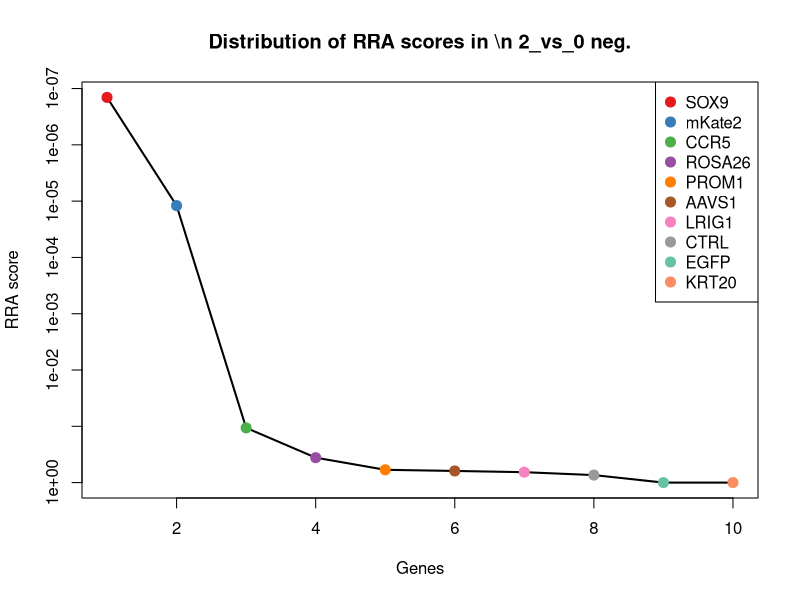
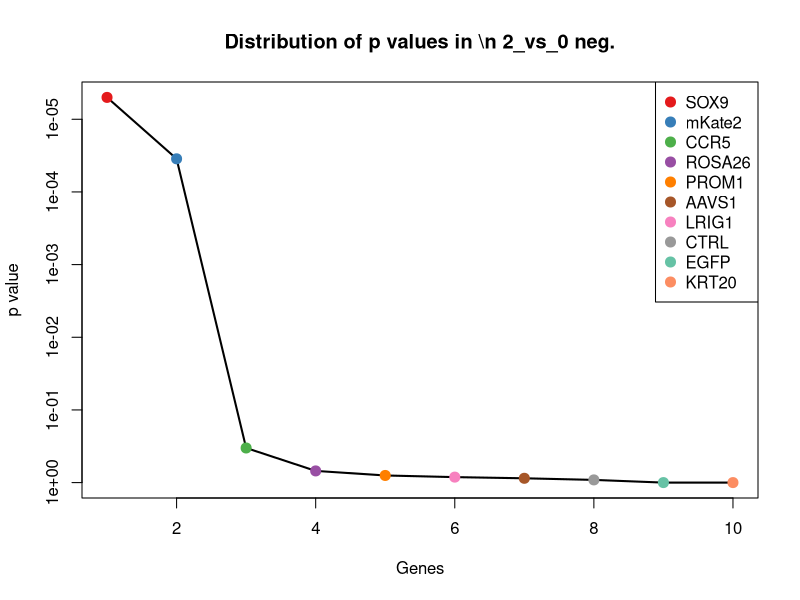
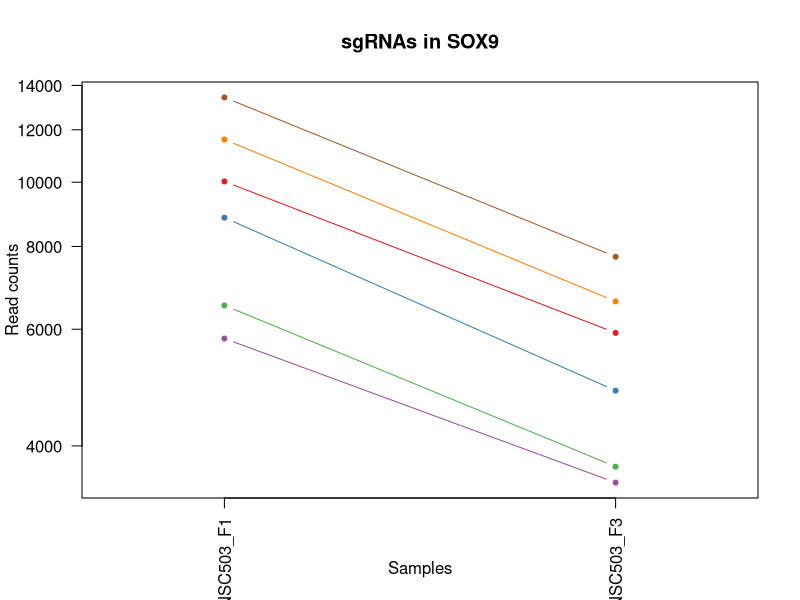
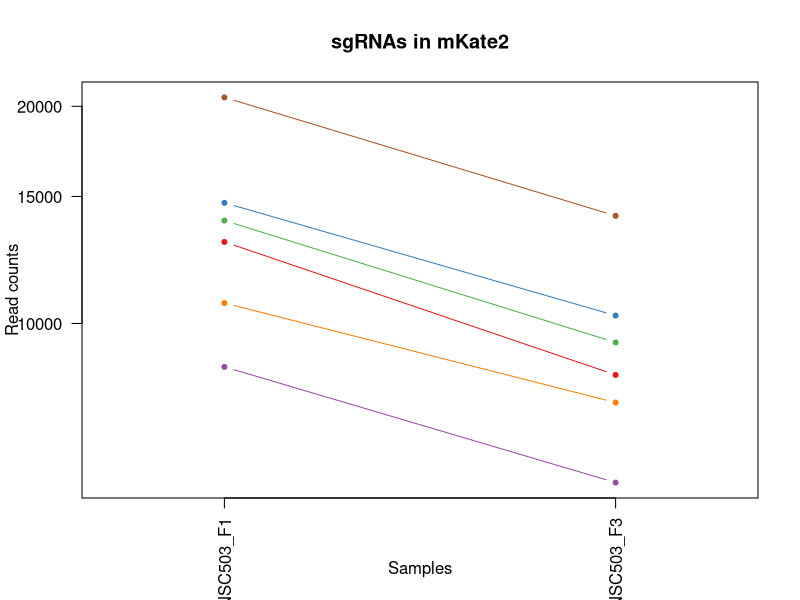
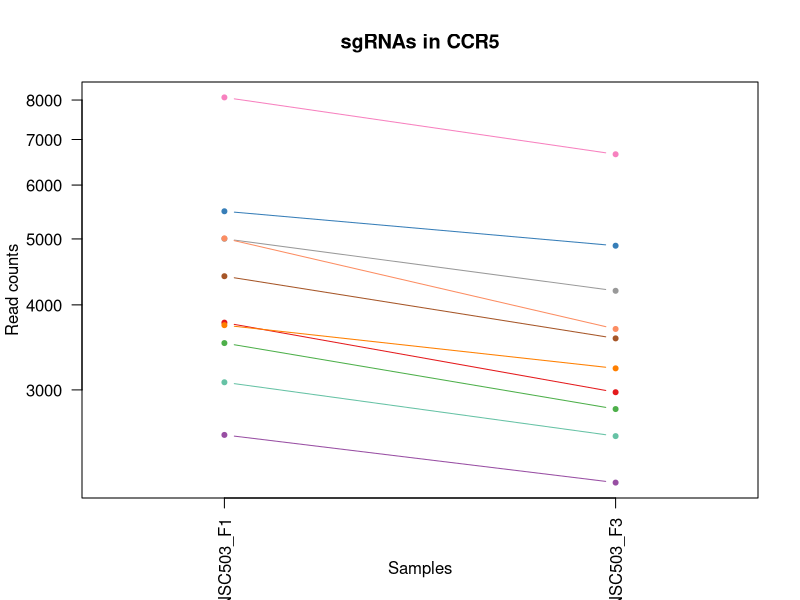
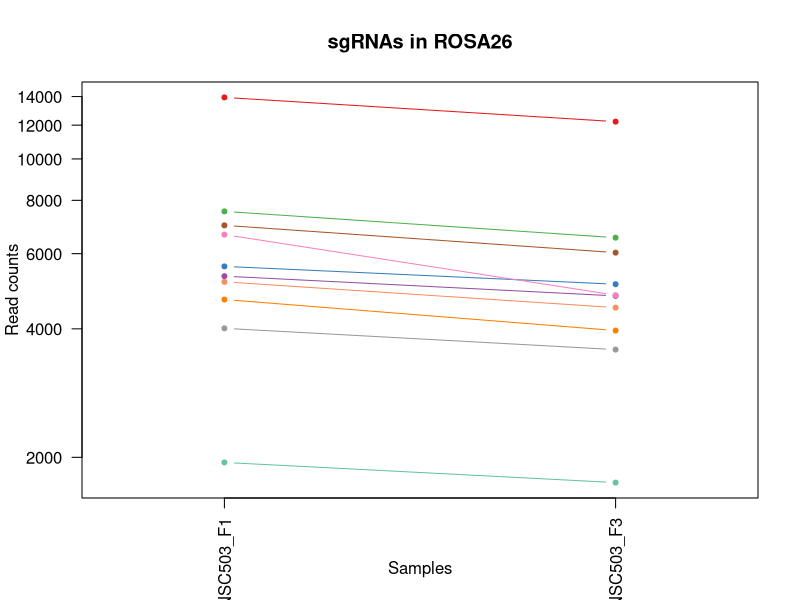
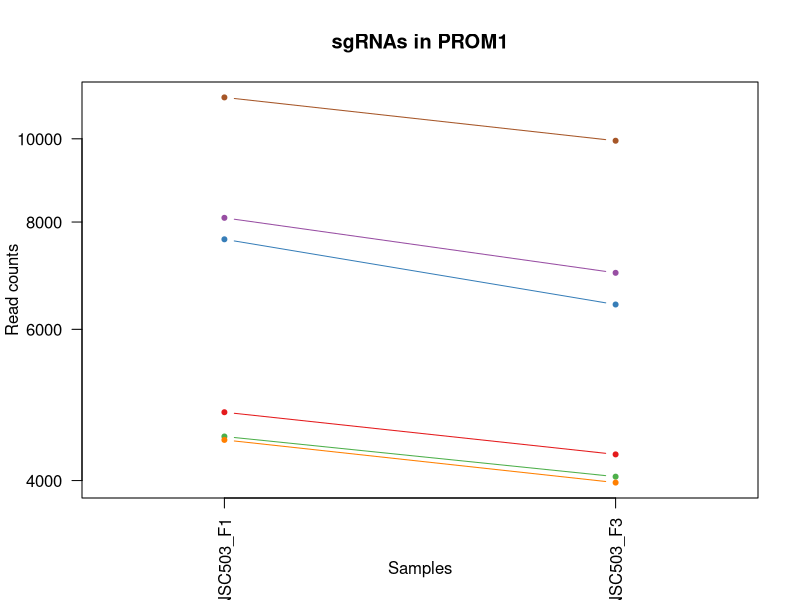
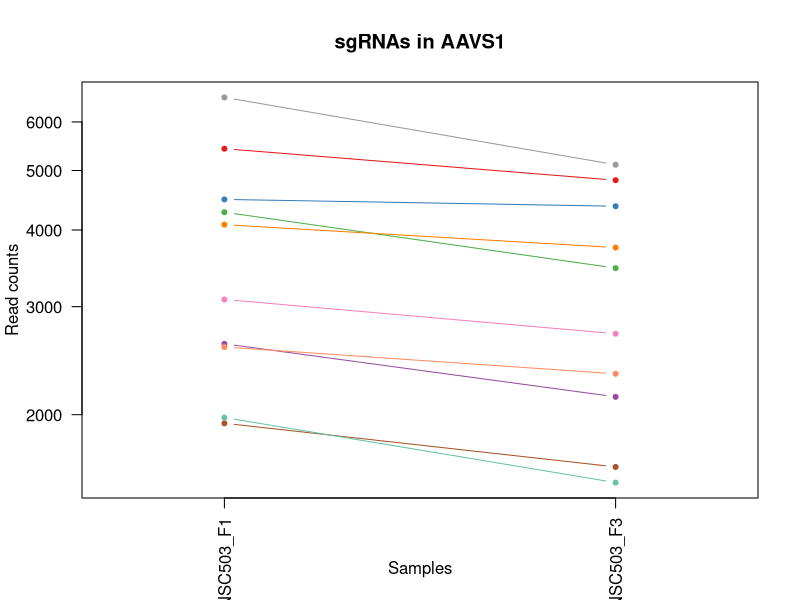

These figures' R source, in order: (Note: this script raises an error after producing the figures.)
pdf(file='S3A_c0_t2.pdf',width=4.5,height=4.5);
gstable=read.table('S3A_c0_t2.gene_summary.txt',header=T)
# 
#
# parameters
# Do not modify the variables beginning with "__"

# gstablename='__GENE_SUMMARY_FILE__'
startindex=3
# outputfile='__OUTPUT_FILE__'
targetgenelist=c("SOX9","mKate2","CCR5","ROSA26","PROM1","AAVS1","LRIG1","CTRL","EGFP","KRT20")
# samplelabel=sub('.\\w+.\\w+$','',colnames(gstable)[startindex]);
samplelabel='2_vs_0 neg.'


# You need to write some codes in front of this code:
# gstable=read.table(gstablename,header=T)
# pdf(file=outputfile,width=6,height=6)


# set up color using RColorBrewer
#library(RColorBrewer)
#colors <- brewer.pal(length(targetgenelist), "Set1")

colors=c( "#E41A1C", "#377EB8", "#4DAF4A", "#984EA3", "#FF7F00",  "#A65628", "#F781BF",
          "#999999", "#66C2A5", "#FC8D62", "#8DA0CB", "#E78AC3", "#A6D854", "#FFD92F", "#E5C494", "#B3B3B3", 
          "#8DD3C7", "#FFFFB3", "#BEBADA", "#FB8072", "#80B1D3", "#FDB462", "#B3DE69", "#FCCDE5",
          "#D9D9D9", "#BC80BD", "#CCEBC5", "#FFED6F")

######
# function definition

plotrankedvalues<-function(val, tglist, ...){
  
  plot(val,log='y',ylim=c(max(val),min(val)),type='l',lwd=2, ...)
  if(length(tglist)>0){
    for(i in 1:length(tglist)){
      targetgene=tglist[i];
      tx=which(names(val)==targetgene);ty=val[targetgene];
      points(tx,ty,col=colors[(i %% length(colors)) ],cex=2,pch=20)
      # text(tx+50,ty,targetgene,col=colors[i])
    }
    legend('topright',tglist,pch=20,pt.cex = 2,cex=1,col=colors)
  }
}



plotrandvalues<-function(val,targetgenelist, ...){
  # choose the one with the best distance distribution
  
  mindiffvalue=0;
  randval=val;
  for(i in 1:20){
    randval0=sample(val)
    vindex=sort(which(names(randval0) %in% targetgenelist))
    if(max(vindex)>0.9*length(val)){
      # print('pass...')
      next;
    }
    mindiffind=min(diff(vindex));
    if (mindiffind > mindiffvalue){
      mindiffvalue=mindiffind;
      randval=randval0;
      # print(paste('Diff: ',mindiffvalue))
    }
  }
  plot(randval,log='y',ylim=c(max(randval),min(randval)),pch=20,col='grey', ...)
  
  if(length(targetgenelist)>0){
    for(i in 1:length(targetgenelist)){
      targetgene=targetgenelist[i];
      tx=which(names(randval)==targetgene);ty=randval[targetgene];
      points(tx,ty,col=colors[(i %% length(colors)) ],cex=2,pch=20)
      text(tx+50,ty,targetgene,col=colors[i])
    }
  }
  
}




# set.seed(1235)



pvec=gstable[,startindex]
names(pvec)=gstable[,'id']
pvec=sort(pvec);

plotrankedvalues(pvec,targetgenelist,xlab='Genes',ylab='RRA score',main=paste('Distribution of RRA scores in \\n',samplelabel))

# plotrandvalues(pvec,targetgenelist,xlab='Genes',ylab='RRA score',main=paste('Distribution of RRA scores in \\n',samplelabel))


pvec=gstable[,startindex+1]
names(pvec)=gstable[,'id']
pvec=sort(pvec);

plotrankedvalues(pvec,targetgenelist,xlab='Genes',ylab='p value',main=paste('Distribution of p values in \\n',samplelabel))

# plotrandvalues(pvec,targetgenelist,xlab='Genes',ylab='p value',main=paste('Distribution of p values in \\n',samplelabel))



# you need to write after this code:
# dev.off()






# parameters
# Do not modify the variables beginning with "__"
targetmat=list(c(10025.905243414298,5922.9273501698135),c(8839.735560701638,4846.3626680383795),c(6516.173266341137,3720.614827840026),c(5807.797166104324,3520.238998678507),c(11600.07435505166,6607.848366212825),c(13426.99738038854,7717.201820388872))
targetgene="SOX9"
collabel=c("S17_MNSC503_F1","S19_MNSC503_F3")

# set up color using RColorBrewer
#library(RColorBrewer)
#colors <- brewer.pal(length(targetgenelist), "Set1")

colors=c( "#E41A1C", "#377EB8", "#4DAF4A", "#984EA3", "#FF7F00",  "#A65628", "#F781BF",
          "#999999", "#66C2A5", "#FC8D62", "#8DA0CB", "#E78AC3", "#A6D854", "#FFD92F", "#E5C494", "#B3B3B3", 
          "#8DD3C7", "#FFFFB3", "#BEBADA", "#FB8072", "#80B1D3", "#FDB462", "#B3DE69", "#FCCDE5",
          "#D9D9D9", "#BC80BD", "#CCEBC5", "#FFED6F")


## code

targetmatvec=unlist(targetmat)+1
yrange=range(targetmatvec[targetmatvec>0]);
# yrange[1]=1; # set the minimum value to 1
for(i in 1:length(targetmat)){
  vali=targetmat[[i]]+1;
  if(i==1){
    plot(1:length(vali),vali,type='b',las=1,pch=20,main=paste('sgRNAs in',targetgene),ylab='Read counts',xlab='Samples',xlim=c(0.7,length(vali)+0.3),ylim = yrange,col=colors[(i %% length(colors))],xaxt='n',log='y')
    axis(1,at=1:length(vali),labels=(collabel),las=2)
    # lines(0:100,rep(1,101),col='black');
  }else{
    lines(1:length(vali),vali,type='b',pch=20,col=colors[(i %% length(colors))])
  }
}




# parameters
# Do not modify the variables beginning with "__"
targetmat=list(c(12971.375193851249,8485.005565766874),c(14695.201228073853,10253.777657729011),c(13887.053846113546,9411.28837602717),c(8704.490045476456,6016.739670186344),c(10672.201435023158,7768.206576902713),c(20575.05543097848,14098.261179959796))
targetgene="mKate2"
collabel=c("S17_MNSC503_F1","S19_MNSC503_F3")

# set up color using RColorBrewer
#library(RColorBrewer)
#colors <- brewer.pal(length(targetgenelist), "Set1")

colors=c( "#E41A1C", "#377EB8", "#4DAF4A", "#984EA3", "#FF7F00",  "#A65628", "#F781BF",
          "#999999", "#66C2A5", "#FC8D62", "#8DA0CB", "#E78AC3", "#A6D854", "#FFD92F", "#E5C494", "#B3B3B3", 
          "#8DD3C7", "#FFFFB3", "#BEBADA", "#FB8072", "#80B1D3", "#FDB462", "#B3DE69", "#FCCDE5",
          "#D9D9D9", "#BC80BD", "#CCEBC5", "#FFED6F")


## code

targetmatvec=unlist(targetmat)+1
yrange=range(targetmatvec[targetmatvec>0]);
# yrange[1]=1; # set the minimum value to 1
for(i in 1:length(targetmat)){
  vali=targetmat[[i]]+1;
  if(i==1){
    plot(1:length(vali),vali,type='b',las=1,pch=20,main=paste('sgRNAs in',targetgene),ylab='Read counts',xlab='Samples',xlim=c(0.7,length(vali)+0.3),ylim = yrange,col=colors[(i %% length(colors))],xaxt='n',log='y')
    axis(1,at=1:length(vali),labels=(collabel),las=2)
    # lines(0:100,rep(1,101),col='black');
  }else{
    lines(1:length(vali),vali,type='b',pch=20,col=colors[(i %% length(colors))])
  }
}




# parameters
# Do not modify the variables beginning with "__"
targetmat=list(c(3765.811600163464,2975.5810630485594),c(5489.637634386068,4885.527034647222),c(3514.1662562608717,2810.726403602037),c(2575.207638263093,2191.38293164825),c(3733.66307605256,3226.0508495004583),c(4406.564942787686,3570.332955968887),c(8070.3881216337995,6657.9423235032045),c(5001.866923737872,4194.230424039981),c(3077.38975627135,2564.810613267445),c(5008.518342519438,3686.004457348491))
targetgene="CCR5"
collabel=c("S17_MNSC503_F1","S19_MNSC503_F3")

# set up color using RColorBrewer
#library(RColorBrewer)
#colors <- brewer.pal(length(targetgenelist), "Set1")

colors=c( "#E41A1C", "#377EB8", "#4DAF4A", "#984EA3", "#FF7F00",  "#A65628", "#F781BF",
          "#999999", "#66C2A5", "#FC8D62", "#8DA0CB", "#E78AC3", "#A6D854", "#FFD92F", "#E5C494", "#B3B3B3", 
          "#8DD3C7", "#FFFFB3", "#BEBADA", "#FB8072", "#80B1D3", "#FDB462", "#B3DE69", "#FCCDE5",
          "#D9D9D9", "#BC80BD", "#CCEBC5", "#FFED6F")


## code

targetmatvec=unlist(targetmat)+1
yrange=range(targetmatvec[targetmatvec>0]);
# yrange[1]=1; # set the minimum value to 1
for(i in 1:length(targetmat)){
  vali=targetmat[[i]]+1;
  if(i==1){
    plot(1:length(vali),vali,type='b',las=1,pch=20,main=paste('sgRNAs in',targetgene),ylab='Read counts',xlab='Samples',xlim=c(0.7,length(vali)+0.3),ylim = yrange,col=colors[(i %% length(colors))],xaxt='n',log='y')
    axis(1,at=1:length(vali),labels=(collabel),las=2)
    # lines(0:100,rep(1,101),col='black');
  }else{
    lines(1:length(vali),vali,type='b',pch=20,col=colors[(i %% length(colors))])
  }
}




# parameters
# Do not modify the variables beginning with "__"
targetmat=list(c(13935.830917178364,12229.3011734169),c(5600.49461407884,5086.813663032202),c(7534.948909717711,6538.627625229755),c(5313.375036674561,4776.2311278318475),c(4683.707392019616,3961.0658228338493),c(6988.4239998323455,6032.223256985188),c(6648.093072175535,4794.447112301076),c(4009.6969554875623,3574.886952086194),c(1944.4314238112204,1744.1805129286781),c(5152.632416120041,4482.95377787726))
targetgene="ROSA26"
collabel=c("S17_MNSC503_F1","S19_MNSC503_F3")

# set up color using RColorBrewer
#library(RColorBrewer)
#colors <- brewer.pal(length(targetgenelist), "Set1")

colors=c( "#E41A1C", "#377EB8", "#4DAF4A", "#984EA3", "#FF7F00",  "#A65628", "#F781BF",
          "#999999", "#66C2A5", "#FC8D62", "#8DA0CB", "#E78AC3", "#A6D854", "#FFD92F", "#E5C494", "#B3B3B3", 
          "#8DD3C7", "#FFFFB3", "#BEBADA", "#FB8072", "#80B1D3", "#FDB462", "#B3DE69", "#FCCDE5",
          "#D9D9D9", "#BC80BD", "#CCEBC5", "#FFED6F")


## code

targetmatvec=unlist(targetmat)+1
yrange=range(targetmatvec[targetmatvec>0]);
# yrange[1]=1; # set the minimum value to 1
for(i in 1:length(targetmat)){
  vali=targetmat[[i]]+1;
  if(i==1){
    plot(1:length(vali),vali,type='b',las=1,pch=20,main=paste('sgRNAs in',targetgene),ylab='Read counts',xlab='Samples',xlim=c(0.7,length(vali)+0.3),ylim = yrange,col=colors[(i %% length(colors))],xaxt='n',log='y')
    axis(1,at=1:length(vali),labels=(collabel),las=2)
    # lines(0:100,rep(1,101),col='black');
  }else{
    lines(1:length(vali),vali,type='b',pch=20,col=colors[(i %% length(colors))])
  }
}




# parameters
# Do not modify the variables beginning with "__"
targetmat=list(c(4803.43293008781,4289.864342503432),c(7636.937331035061,6412.026533168613),c(4500.793375526542,4041.216154498457),c(8089.233808181571,6980.365248608558),c(4459.776293040217,3977.460208856155),c(11172.166413437559,9946.838319422503))
targetgene="PROM1"
collabel=c("S17_MNSC503_F1","S19_MNSC503_F3")

# set up color using RColorBrewer
#library(RColorBrewer)
#colors <- brewer.pal(length(targetgenelist), "Set1")

colors=c( "#E41A1C", "#377EB8", "#4DAF4A", "#984EA3", "#FF7F00",  "#A65628", "#F781BF",
          "#999999", "#66C2A5", "#FC8D62", "#8DA0CB", "#E78AC3", "#A6D854", "#FFD92F", "#E5C494", "#B3B3B3", 
          "#8DD3C7", "#FFFFB3", "#BEBADA", "#FB8072", "#80B1D3", "#FDB462", "#B3DE69", "#FCCDE5",
          "#D9D9D9", "#BC80BD", "#CCEBC5", "#FFED6F")


## code

targetmatvec=unlist(targetmat)+1
yrange=range(targetmatvec[targetmatvec>0]);
# yrange[1]=1; # set the minimum value to 1
for(i in 1:length(targetmat)){
  vali=targetmat[[i]]+1;
  if(i==1){
    plot(1:length(vali),vali,type='b',las=1,pch=20,main=paste('sgRNAs in',targetgene),ylab='Read counts',xlab='Samples',xlim=c(0.7,length(vali)+0.3),ylim = yrange,col=colors[(i %% length(colors))],xaxt='n',log='y')
    axis(1,at=1:length(vali),labels=(collabel),las=2)
    # lines(0:100,rep(1,101),col='black');
  }else{
    lines(1:length(vali),vali,type='b',pch=20,col=colors[(i %% length(colors))])
  }
}




# parameters
# Do not modify the variables beginning with "__"
targetmat=list(c(5425.3405861642605,4819.949490557997),c(4485.273398369554,4371.8362726149635),c(4274.645136953287,3465.59104527082),c(2608.4647321709244,2137.645777464025),c(4079.5368526940088,3743.3848084265624),c(1935.5628654357986,1643.0817991244571),c(3080.7154656621333,2708.7168905743542),c(6577.144605172161,5108.672844395277),c(1977.688517719052,1549.2694791079277),c(2577.4247778569484,2330.7352128378525))
targetgene="AAVS1"
collabel=c("S17_MNSC503_F1","S19_MNSC503_F3")

# set up color using RColorBrewer
#library(RColorBrewer)
#colors <- brewer.pal(length(targetgenelist), "Set1")

colors=c( "#E41A1C", "#377EB8", "#4DAF4A", "#984EA3", "#FF7F00",  "#A65628", "#F781BF",
          "#999999", "#66C2A5", "#FC8D62", "#8DA0CB", "#E78AC3", "#A6D854", "#FFD92F", "#E5C494", "#B3B3B3", 
          "#8DD3C7", "#FFFFB3", "#BEBADA", "#FB8072", "#80B1D3", "#FDB462", "#B3DE69", "#FCCDE5",
          "#D9D9D9", "#BC80BD", "#CCEBC5", "#FFED6F")


## code

targetmatvec=unlist(targetmat)+1
yrange=range(targetmatvec[targetmatvec>0]);
# yrange[1]=1; # set the minimum value to 1
for(i in 1:length(targetmat)){
  vali=targetmat[[i]]+1;
  if(i==1){
    plot(1:length(vali),vali,type='b',las=1,pch=20,main=paste('sgRNAs in',targetgene),ylab='Read counts',xlab='Samples',xlim=c(0.7,length(vali)+0.3),ylim = yrange,col=colors[(i %% length(colors))],xaxt='n',log='y')
    axis(1,at=1:length(vali),labels=(collabel),las=2)
    # lines(0:100,rep(1,101),col='black');
  }else{
    lines(1:length(vali),vali,type='b',pch=20,col=colors[(i %% length(colors))])
  }
}




# parameters
# Do not modify the variables beginning with "__"
targetmat=list(c(6007.339729551313,4997.55533913298),c(3304.6465646415327,2925.4871057581795),c(3567.377606513402,3221.496853383151),c(6026.185416099084,5577.734444477924),c(10084.659442651466,8362.958469823041),c(3442.10921946057,3107.64695045047))
targetgene="LRIG1"
collabel=c("S17_MNSC503_F1","S19_MNSC503_F3")

# set up color using RColorBrewer
#library(RColorBrewer)
#colors <- brewer.pal(length(targetgenelist), "Set1")

colors=c( "#E41A1C", "#377EB8", "#4DAF4A", "#984EA3", "#FF7F00",  "#A65628", "#F781BF",
          "#999999", "#66C2A5", "#FC8D62", "#8DA0CB", "#E78AC3", "#A6D854", "#FFD92F", "#E5C494", "#B3B3B3", 
          "#8DD3C7", "#FFFFB3", "#BEBADA", "#FB8072", "#80B1D3", "#FDB462", "#B3DE69", "#FCCDE5",
          "#D9D9D9", "#BC80BD", "#CCEBC5", "#FFED6F")


## code

targetmatvec=unlist(targetmat)+1
yrange=range(targetmatvec[targetmatvec>0]);
# yrange[1]=1; # set the minimum value to 1
for(i in 1:length(targetmat)){
  vali=targetmat[[i]]+1;
  if(i==1){
    plot(1:length(vali),vali,type='b',las=1,pch=20,main=paste('sgRNAs in',targetgene),ylab='Read counts',xlab='Samples',xlim=c(0.7,length(vali)+0.3),ylim = yrange,col=colors[(i %% length(colors))],xaxt='n',log='y')
    axis(1,at=1:length(vali),labels=(collabel),las=2)
    # lines(0:100,rep(1,101),col='black');
  }else{
    lines(1:length(vali),vali,type='b',pch=20,col=colors[(i %% length(colors))])
  }
}




# parameters
# Do not modify the variables beginning with "__"
targetmat=list(c(3977.5484313766583,3538.454983147736),c(4238.062333654672,3484.7178289635103),c(12678.71276746233,11456.032632698127),c(2119.5854517258003,1896.2839832467403),c(4925.375607749858,4005.6949847834603),c(8561.48454167278,7798.262951276941),c(5383.214933881007,4401.892646989191),c(4566.1989935452775,4208.803211615364),c(4607.216076031603,4077.648123436915),c(7261.132169876564,6492.176864833221))
targetgene="CTRL"
collabel=c("S17_MNSC503_F1","S19_MNSC503_F3")

# set up color using RColorBrewer
#library(RColorBrewer)
#colors <- brewer.pal(length(targetgenelist), "Set1")

colors=c( "#E41A1C", "#377EB8", "#4DAF4A", "#984EA3", "#FF7F00",  "#A65628", "#F781BF",
          "#999999", "#66C2A5", "#FC8D62", "#8DA0CB", "#E78AC3", "#A6D854", "#FFD92F", "#E5C494", "#B3B3B3", 
          "#8DD3C7", "#FFFFB3", "#BEBADA", "#FB8072", "#80B1D3", "#FDB462", "#B3DE69", "#FCCDE5",
          "#D9D9D9", "#BC80BD", "#CCEBC5", "#FFED6F")


## code

targetmatvec=unlist(targetmat)+1
yrange=range(targetmatvec[targetmatvec>0]);
# yrange[1]=1; # set the minimum value to 1
for(i in 1:length(targetmat)){
  vali=targetmat[[i]]+1;
  if(i==1){
    plot(1:length(vali),vali,type='b',las=1,pch=20,main=paste('sgRNAs in',targetgene),ylab='Read counts',xlab='Samples',xlim=c(0.7,length(vali)+0.3),ylim = yrange,col=colors[(i %% length(colors))],xaxt='n',log='y')
    axis(1,at=1:length(vali),labels=(collabel),las=2)
    # lines(0:100,rep(1,101),col='black');
  }else{
    lines(1:length(vali),vali,type='b',pch=20,col=colors[(i %% length(colors))])
  }
}




# parameters
# Do not modify the variables beginning with "__"
targetmat=list(c(247.2110647148815,8857.522448162608),c(429.0165114110275,11462.408227262356),c(430.12508120795525,6619.688756117824),c(249.42820430873695,5848.241813845975),c(389.1079987216296,10321.176800265159),c(2648.3732448603223,9884.903972227125))
targetgene="EGFP"
collabel=c("S17_MNSC503_F1","S19_MNSC503_F3")

# set up color using RColorBrewer
#library(RColorBrewer)
#colors <- brewer.pal(length(targetgenelist), "Set1")

colors=c( "#E41A1C", "#377EB8", "#4DAF4A", "#984EA3", "#FF7F00",  "#A65628", "#F781BF",
          "#999999", "#66C2A5", "#FC8D62", "#8DA0CB", "#E78AC3", "#A6D854", "#FFD92F", "#E5C494", "#B3B3B3", 
          "#8DD3C7", "#FFFFB3", "#BEBADA", "#FB8072", "#80B1D3", "#FDB462", "#B3DE69", "#FCCDE5",
          "#D9D9D9", "#BC80BD", "#CCEBC5", "#FFED6F")


## code

targetmatvec=unlist(targetmat)+1
yrange=range(targetmatvec[targetmatvec>0]);
# yrange[1]=1; # set the minimum value to 1
for(i in 1:length(targetmat)){
  vali=targetmat[[i]]+1;
  if(i==1){
    plot(1:length(vali),vali,type='b',las=1,pch=20,main=paste('sgRNAs in',targetgene),ylab='Read counts',xlab='Samples',xlim=c(0.7,length(vali)+0.3),ylim = yrange,col=colors[(i %% length(colors))],xaxt='n',log='y')
    axis(1,at=1:length(vali),labels=(collabel),las=2)
    # lines(0:100,rep(1,101),col='black');
  }else{
    lines(1:length(vali),vali,type='b',pch=20,col=colors[(i %% length(colors))])
  }
}




# parameters
# Do not modify the variables beginning with "__"
targetmat=list(c(896.8329657145252,6811.86739226819),c(1459.986422553807,10218.256488014016),c(856.9244530251274,7594.243925221576),c(552.0677588700045,3408.2106941927486),c(1524.2834707756147,11019.759804660092),c(885.7472677452481,5703.424737315604))
targetgene="KRT20"
collabel=c("S17_MNSC503_F1","S19_MNSC503_F3")

# set up color using RColorBrewer
#library(RColorBrewer)
#colors <- brewer.pal(length(targetgenelist), "Set1")

colors=c( "#E41A1C", "#377EB8", "#4DAF4A", "#984EA3", "#FF7F00",  "#A65628", "#F781BF",
          "#999999", "#66C2A5", "#FC8D62", "#8DA0CB", "#E78AC3", "#A6D854", "#FFD92F", "#E5C494", "#B3B3B3", 
          "#8DD3C7", "#FFFFB3", "#BEBADA", "#FB8072", "#80B1D3", "#FDB462", "#B3DE69", "#FCCDE5",
          "#D9D9D9", "#BC80BD", "#CCEBC5", "#FFED6F")


## code

targetmatvec=unlist(targetmat)+1
yrange=range(targetmatvec[targetmatvec>0]);
# yrange[1]=1; # set the minimum value to 1
for(i in 1:length(targetmat)){
  vali=targetmat[[i]]+1;
  if(i==1){
    plot(1:length(vali),vali,type='b',las=1,pch=20,main=paste('sgRNAs in',targetgene),ylab='Read counts',xlab='Samples',xlim=c(0.7,length(vali)+0.3),ylim = yrange,col=colors[(i %% length(colors))],xaxt='n',log='y')
    axis(1,at=1:length(vali),labels=(collabel),las=2)
    # lines(0:100,rep(1,101),col='black');
  }else{
    lines(1:length(vali),vali,type='b',pch=20,col=colors[(i %% length(colors))])
  }
}



# 
#
# parameters
# Do not modify the variables beginning with "__"

# gstablename='__GENE_SUMMARY_FILE__'
startindex=9
# outputfile='__OUTPUT_FILE__'
targetgenelist=c("EGFP","KRT20","LRIG1","AAVS1","ROSA26","PROM1","CTRL","CCR5","mKate2","SOX9")
# samplelabel=sub('.\\w+.\\w+$','',colnames(gstable)[startindex]);
samplelabel='2_vs_0 pos.'


# You need to write some codes in front of this code:
# gstable=read.table(gstablename,header=T)
# pdf(file=outputfile,width=6,height=6)


# set up color using RColorBrewer
#library(RColorBrewer)
#colors <- brewer.pal(length(targetgenelist), "Set1")

colors=c( "#E41A1C", "#377EB8", "#4DAF4A", "#984EA3", "#FF7F00",  "#A65628", "#F781BF",
          "#999999", "#66C2A5", "#FC8D62", "#8DA0CB", "#E78AC3", "#A6D854", "#FFD92F", "#E5C494", "#B3B3B3", 
          "#8DD3C7", "#FFFFB3", "#BEBADA", "#FB8072", "#80B1D3", "#FDB462", "#B3DE69", "#FCCDE5",
          "#D9D9D9", "#BC80BD", "#CCEBC5", "#FFED6F")

######
# function definition

plotrankedvalues<-function(val, tglist, ...){
  
  plot(val,log='y',ylim=c(max(val),min(val)),type='l',lwd=2, ...)
  if(length(tglist)>0){
    for(i in 1:length(tglist)){
      targetgene=tglist[i];
      tx=which(names(val)==targetgene);ty=val[targetgene];
      points(tx,ty,col=colors[(i %% length(colors)) ],cex=2,pch=20)
      # text(tx+50,ty,targetgene,col=colors[i])
    }
    legend('topright',tglist,pch=20,pt.cex = 2,cex=1,col=colors)
  }
}



plotrandvalues<-function(val,targetgenelist, ...){
  # choose the one with the best distance distribution
  
  mindiffvalue=0;
  randval=val;
  for(i in 1:20){
    randval0=sample(val)
    vindex=sort(which(names(randval0) %in% targetgenelist))
    if(max(vindex)>0.9*length(val)){
      # print('pass...')
      next;
    }
    mindiffind=min(diff(vindex));
    if (mindiffind > mindiffvalue){
      mindiffvalue=mindiffind;
      randval=randval0;
      # print(paste('Diff: ',mindiffvalue))
    }
  }
  plot(randval,log='y',ylim=c(max(randval),min(randval)),pch=20,col='grey', ...)
  
  if(length(targetgenelist)>0){
    for(i in 1:length(targetgenelist)){
      targetgene=targetgenelist[i];
      tx=which(names(randval)==targetgene);ty=randval[targetgene];
      points(tx,ty,col=colors[(i %% length(colors)) ],cex=2,pch=20)
      text(tx+50,ty,targetgene,col=colors[i])
    }
  }
  
}




# set.seed(1235)



pvec=gstable[,startindex]
names(pvec)=gstable[,'id']
pvec=sort(pvec);

plotrankedvalues(pvec,targetgenelist,xlab='Genes',ylab='RRA score',main=paste('Distribution of RRA scores in \\n',samplelabel))

# plotrandvalues(pvec,targetgenelist,xlab='Genes',ylab='RRA score',main=paste('Distribution of RRA scores in \\n',samplelabel))


pvec=gstable[,startindex+1]
names(pvec)=gstable[,'id']
pvec=sort(pvec);

plotrankedvalues(pvec,targetgenelist,xlab='Genes',ylab='p value',main=paste('Distribution of p values in \\n',samplelabel))

# plotrandvalues(pvec,targetgenelist,xlab='Genes',ylab='p value',main=paste('Distribution of p values in \\n',samplelabel))



# you need to write after this code:
# dev.off()






# parameters
# Do not modify the variables beginning with "__"
targetmat=list(c(247.2110647148815,8857.522448162608),c(429.0165114110275,11462.408227262356),c(430.12508120795525,6619.688756117824),c(249.42820430873695,5848.241813845975),c(389.1079987216296,10321.176800265159),c(2648.3732448603223,9884.903972227125))
targetgene="EGFP"
collabel=c("S17_MNSC503_F1","S19_MNSC503_F3")

# set up color using RColorBrewer
#library(RColorBrewer)
#colors <- brewer.pal(length(targetgenelist), "Set1")

colors=c( "#E41A1C", "#377EB8", "#4DAF4A", "#984EA3", "#FF7F00",  "#A65628", "#F781BF",
          "#999999", "#66C2A5", "#FC8D62", "#8DA0CB", "#E78AC3", "#A6D854", "#FFD92F", "#E5C494", "#B3B3B3", 
          "#8DD3C7", "#FFFFB3", "#BEBADA", "#FB8072", "#80B1D3", "#FDB462", "#B3DE69", "#FCCDE5",
          "#D9D9D9", "#BC80BD", "#CCEBC5", "#FFED6F")


## code

targetmatvec=unlist(targetmat)+1
yrange=range(targetmatvec[targetmatvec>0]);
# yrange[1]=1; # set the minimum value to 1
for(i in 1:length(targetmat)){
  vali=targetmat[[i]]+1;
  if(i==1){
    plot(1:length(vali),vali,type='b',las=1,pch=20,main=paste('sgRNAs in',targetgene),ylab='Read counts',xlab='Samples',xlim=c(0.7,length(vali)+0.3),ylim = yrange,col=colors[(i %% length(colors))],xaxt='n',log='y')
    axis(1,at=1:length(vali),labels=(collabel),las=2)
    # lines(0:100,rep(1,101),col='black');
  }else{
    lines(1:length(vali),vali,type='b',pch=20,col=colors[(i %% length(colors))])
  }
}




# parameters
# Do not modify the variables beginning with "__"
targetmat=list(c(896.8329657145252,6811.86739226819),c(1459.986422553807,10218.256488014016),c(856.9244530251274,7594.243925221576),c(552.0677588700045,3408.2106941927486),c(1524.2834707756147,11019.759804660092),c(885.7472677452481,5703.424737315604))
targetgene="KRT20"
collabel=c("S17_MNSC503_F1","S19_MNSC503_F3")

# set up color using RColorBrewer
#library(RColorBrewer)
#colors <- brewer.pal(length(targetgenelist), "Set1")

colors=c( "#E41A1C", "#377EB8", "#4DAF4A", "#984EA3", "#FF7F00",  "#A65628", "#F781BF",
          "#999999", "#66C2A5", "#FC8D62", "#8DA0CB", "#E78AC3", "#A6D854", "#FFD92F", "#E5C494", "#B3B3B3", 
          "#8DD3C7", "#FFFFB3", "#BEBADA", "#FB8072", "#80B1D3", "#FDB462", "#B3DE69", "#FCCDE5",
          "#D9D9D9", "#BC80BD", "#CCEBC5", "#FFED6F")


## code

targetmatvec=unlist(targetmat)+1
yrange=range(targetmatvec[targetmatvec>0]);
# yrange[1]=1; # set the minimum value to 1
for(i in 1:length(targetmat)){
  vali=targetmat[[i]]+1;
  if(i==1){
    plot(1:length(vali),vali,type='b',las=1,pch=20,main=paste('sgRNAs in',targetgene),ylab='Read counts',xlab='Samples',xlim=c(0.7,length(vali)+0.3),ylim = yrange,col=colors[(i %% length(colors))],xaxt='n',log='y')
    axis(1,at=1:length(vali),labels=(collabel),las=2)
    # lines(0:100,rep(1,101),col='black');
  }else{
    lines(1:length(vali),vali,type='b',pch=20,col=colors[(i %% length(colors))])
  }
}




# parameters
# Do not modify the variables beginning with "__"
targetmat=list(c(6007.339729551313,4997.55533913298),c(3304.6465646415327,2925.4871057581795),c(3567.377606513402,3221.496853383151),c(6026.185416099084,5577.734444477924),c(10084.659442651466,8362.958469823041),c(3442.10921946057,3107.64695045047))
targetgene="LRIG1"
collabel=c("S17_MNSC503_F1","S19_MNSC503_F3")

# set up color using RColorBrewer
#library(RColorBrewer)
#colors <- brewer.pal(length(targetgenelist), "Set1")

colors=c( "#E41A1C", "#377EB8", "#4DAF4A", "#984EA3", "#FF7F00",  "#A65628", "#F781BF",
          "#999999", "#66C2A5", "#FC8D62", "#8DA0CB", "#E78AC3", "#A6D854", "#FFD92F", "#E5C494", "#B3B3B3", 
          "#8DD3C7", "#FFFFB3", "#BEBADA", "#FB8072", "#80B1D3", "#FDB462", "#B3DE69", "#FCCDE5",
          "#D9D9D9", "#BC80BD", "#CCEBC5", "#FFED6F")


## code

targetmatvec=unlist(targetmat)+1
yrange=range(targetmatvec[targetmatvec>0]);
# yrange[1]=1; # set the minimum value to 1
for(i in 1:length(targetmat)){
  vali=targetmat[[i]]+1;
  if(i==1){
    plot(1:length(vali),vali,type='b',las=1,pch=20,main=paste('sgRNAs in',targetgene),ylab='Read counts',xlab='Samples',xlim=c(0.7,length(vali)+0.3),ylim = yrange,col=colors[(i %% length(colors))],xaxt='n',log='y')
    axis(1,at=1:length(vali),labels=(collabel),las=2)
    # lines(0:100,rep(1,101),col='black');
  }else{
    lines(1:length(vali),vali,type='b',pch=20,col=colors[(i %% length(colors))])
  }
}




# parameters
# Do not modify the variables beginning with "__"
targetmat=list(c(5425.3405861642605,4819.949490557997),c(4485.273398369554,4371.8362726149635),c(4274.645136953287,3465.59104527082),c(2608.4647321709244,2137.645777464025),c(4079.5368526940088,3743.3848084265624),c(1935.5628654357986,1643.0817991244571),c(3080.7154656621333,2708.7168905743542),c(6577.144605172161,5108.672844395277),c(1977.688517719052,1549.2694791079277),c(2577.4247778569484,2330.7352128378525))
targetgene="AAVS1"
collabel=c("S17_MNSC503_F1","S19_MNSC503_F3")

# set up color using RColorBrewer
#library(RColorBrewer)
#colors <- brewer.pal(length(targetgenelist), "Set1")

colors=c( "#E41A1C", "#377EB8", "#4DAF4A", "#984EA3", "#FF7F00",  "#A65628", "#F781BF",
          "#999999", "#66C2A5", "#FC8D62", "#8DA0CB", "#E78AC3", "#A6D854", "#FFD92F", "#E5C494", "#B3B3B3", 
          "#8DD3C7", "#FFFFB3", "#BEBADA", "#FB8072", "#80B1D3", "#FDB462", "#B3DE69", "#FCCDE5",
          "#D9D9D9", "#BC80BD", "#CCEBC5", "#FFED6F")


## code

targetmatvec=unlist(targetmat)+1
yrange=range(targetmatvec[targetmatvec>0]);
# yrange[1]=1; # set the minimum value to 1
for(i in 1:length(targetmat)){
  vali=targetmat[[i]]+1;
  if(i==1){
    plot(1:length(vali),vali,type='b',las=1,pch=20,main=paste('sgRNAs in',targetgene),ylab='Read counts',xlab='Samples',xlim=c(0.7,length(vali)+0.3),ylim = yrange,col=colors[(i %% length(colors))],xaxt='n',log='y')
    axis(1,at=1:length(vali),labels=(collabel),las=2)
    # lines(0:100,rep(1,101),col='black');
  }else{
    lines(1:length(vali),vali,type='b',pch=20,col=colors[(i %% length(colors))])
  }
}




# parameters
# Do not modify the variables beginning with "__"
targetmat=list(c(13935.830917178364,12229.3011734169),c(5600.49461407884,5086.813663032202),c(7534.948909717711,6538.627625229755),c(5313.375036674561,4776.2311278318475),c(4683.707392019616,3961.0658228338493),c(6988.4239998323455,6032.223256985188),c(6648.093072175535,4794.447112301076),c(4009.6969554875623,3574.886952086194),c(1944.4314238112204,1744.1805129286781),c(5152.632416120041,4482.95377787726))
targetgene="ROSA26"
collabel=c("S17_MNSC503_F1","S19_MNSC503_F3")

# set up color using RColorBrewer
#library(RColorBrewer)
#colors <- brewer.pal(length(targetgenelist), "Set1")

colors=c( "#E41A1C", "#377EB8", "#4DAF4A", "#984EA3", "#FF7F00",  "#A65628", "#F781BF",
          "#999999", "#66C2A5", "#FC8D62", "#8DA0CB", "#E78AC3", "#A6D854", "#FFD92F", "#E5C494", "#B3B3B3", 
          "#8DD3C7", "#FFFFB3", "#BEBADA", "#FB8072", "#80B1D3", "#FDB462", "#B3DE69", "#FCCDE5",
          "#D9D9D9", "#BC80BD", "#CCEBC5", "#FFED6F")


## code

targetmatvec=unlist(targetmat)+1
yrange=range(targetmatvec[targetmatvec>0]);
# yrange[1]=1; # set the minimum value to 1
for(i in 1:length(targetmat)){
  vali=targetmat[[i]]+1;
  if(i==1){
    plot(1:length(vali),vali,type='b',las=1,pch=20,main=paste('sgRNAs in',targetgene),ylab='Read counts',xlab='Samples',xlim=c(0.7,length(vali)+0.3),ylim = yrange,col=colors[(i %% length(colors))],xaxt='n',log='y')
    axis(1,at=1:length(vali),labels=(collabel),las=2)
    # lines(0:100,rep(1,101),col='black');
  }else{
    lines(1:length(vali),vali,type='b',pch=20,col=colors[(i %% length(colors))])
  }
}




# parameters
# Do not modify the variables beginning with "__"
targetmat=list(c(4803.43293008781,4289.864342503432),c(7636.937331035061,6412.026533168613),c(4500.793375526542,4041.216154498457),c(8089.233808181571,6980.365248608558),c(4459.776293040217,3977.460208856155),c(11172.166413437559,9946.838319422503))
targetgene="PROM1"
collabel=c("S17_MNSC503_F1","S19_MNSC503_F3")

# set up color using RColorBrewer
#library(RColorBrewer)
#colors <- brewer.pal(length(targetgenelist), "Set1")

colors=c( "#E41A1C", "#377EB8", "#4DAF4A", "#984EA3", "#FF7F00",  "#A65628", "#F781BF",
          "#999999", "#66C2A5", "#FC8D62", "#8DA0CB", "#E78AC3", "#A6D854", "#FFD92F", "#E5C494", "#B3B3B3", 
          "#8DD3C7", "#FFFFB3", "#BEBADA", "#FB8072", "#80B1D3", "#FDB462", "#B3DE69", "#FCCDE5",
          "#D9D9D9", "#BC80BD", "#CCEBC5", "#FFED6F")


## code

targetmatvec=unlist(targetmat)+1
yrange=range(targetmatvec[targetmatvec>0]);
# yrange[1]=1; # set the minimum value to 1
for(i in 1:length(targetmat)){
  vali=targetmat[[i]]+1;
  if(i==1){
    plot(1:length(vali),vali,type='b',las=1,pch=20,main=paste('sgRNAs in',targetgene),ylab='Read counts',xlab='Samples',xlim=c(0.7,length(vali)+0.3),ylim = yrange,col=colors[(i %% length(colors))],xaxt='n',log='y')
    axis(1,at=1:length(vali),labels=(collabel),las=2)
    # lines(0:100,rep(1,101),col='black');
  }else{
    lines(1:length(vali),vali,type='b',pch=20,col=colors[(i %% length(colors))])
  }
}




# parameters
# Do not modify the variables beginning with "__"
targetmat=list(c(3977.5484313766583,3538.454983147736),c(4238.062333654672,3484.7178289635103),c(12678.71276746233,11456.032632698127),c(2119.5854517258003,1896.2839832467403),c(4925.375607749858,4005.6949847834603),c(8561.48454167278,7798.262951276941),c(5383.214933881007,4401.892646989191),c(4566.1989935452775,4208.803211615364),c(4607.216076031603,4077.648123436915),c(7261.132169876564,6492.176864833221))
targetgene="CTRL"
collabel=c("S17_MNSC503_F1","S19_MNSC503_F3")

# set up color using RColorBrewer
#library(RColorBrewer)
#colors <- brewer.pal(length(targetgenelist), "Set1")

colors=c( "#E41A1C", "#377EB8", "#4DAF4A", "#984EA3", "#FF7F00",  "#A65628", "#F781BF",
          "#999999", "#66C2A5", "#FC8D62", "#8DA0CB", "#E78AC3", "#A6D854", "#FFD92F", "#E5C494", "#B3B3B3", 
          "#8DD3C7", "#FFFFB3", "#BEBADA", "#FB8072", "#80B1D3", "#FDB462", "#B3DE69", "#FCCDE5",
          "#D9D9D9", "#BC80BD", "#CCEBC5", "#FFED6F")


## code

targetmatvec=unlist(targetmat)+1
yrange=range(targetmatvec[targetmatvec>0]);
# yrange[1]=1; # set the minimum value to 1
for(i in 1:length(targetmat)){
  vali=targetmat[[i]]+1;
  if(i==1){
    plot(1:length(vali),vali,type='b',las=1,pch=20,main=paste('sgRNAs in',targetgene),ylab='Read counts',xlab='Samples',xlim=c(0.7,length(vali)+0.3),ylim = yrange,col=colors[(i %% length(colors))],xaxt='n',log='y')
    axis(1,at=1:length(vali),labels=(collabel),las=2)
    # lines(0:100,rep(1,101),col='black');
  }else{
    lines(1:length(vali),vali,type='b',pch=20,col=colors[(i %% length(colors))])
  }
}




# parameters
# Do not modify the variables beginning with "__"
targetmat=list(c(3765.811600163464,2975.5810630485594),c(5489.637634386068,4885.527034647222),c(3514.1662562608717,2810.726403602037),c(2575.207638263093,2191.38293164825),c(3733.66307605256,3226.0508495004583),c(4406.564942787686,3570.332955968887),c(8070.3881216337995,6657.9423235032045),c(5001.866923737872,4194.230424039981),c(3077.38975627135,2564.810613267445),c(5008.518342519438,3686.004457348491))
targetgene="CCR5"
collabel=c("S17_MNSC503_F1","S19_MNSC503_F3")

# set up color using RColorBrewer
#library(RColorBrewer)
#colors <- brewer.pal(length(targetgenelist), "Set1")

colors=c( "#E41A1C", "#377EB8", "#4DAF4A", "#984EA3", "#FF7F00",  "#A65628", "#F781BF",
          "#999999", "#66C2A5", "#FC8D62", "#8DA0CB", "#E78AC3", "#A6D854", "#FFD92F", "#E5C494", "#B3B3B3", 
          "#8DD3C7", "#FFFFB3", "#BEBADA", "#FB8072", "#80B1D3", "#FDB462", "#B3DE69", "#FCCDE5",
          "#D9D9D9", "#BC80BD", "#CCEBC5", "#FFED6F")


## code

targetmatvec=unlist(targetmat)+1
yrange=range(targetmatvec[targetmatvec>0]);
# yrange[1]=1; # set the minimum value to 1
for(i in 1:length(targetmat)){
  vali=targetmat[[i]]+1;
  if(i==1){
    plot(1:length(vali),vali,type='b',las=1,pch=20,main=paste('sgRNAs in',targetgene),ylab='Read counts',xlab='Samples',xlim=c(0.7,length(vali)+0.3),ylim = yrange,col=colors[(i %% length(colors))],xaxt='n',log='y')
    axis(1,at=1:length(vali),labels=(collabel),las=2)
    # lines(0:100,rep(1,101),col='black');
  }else{
    lines(1:length(vali),vali,type='b',pch=20,col=colors[(i %% length(colors))])
  }
}




# parameters
# Do not modify the variables beginning with "__"
targetmat=list(c(12971.375193851249,8485.005565766874),c(14695.201228073853,10253.777657729011),c(13887.053846113546,9411.28837602717),c(8704.490045476456,6016.739670186344),c(10672.201435023158,7768.206576902713),c(20575.05543097848,14098.261179959796))
targetgene="mKate2"
collabel=c("S17_MNSC503_F1","S19_MNSC503_F3")

# set up color using RColorBrewer
#library(RColorBrewer)
#colors <- brewer.pal(length(targetgenelist), "Set1")

colors=c( "#E41A1C", "#377EB8", "#4DAF4A", "#984EA3", "#FF7F00",  "#A65628", "#F781BF",
          "#999999", "#66C2A5", "#FC8D62", "#8DA0CB", "#E78AC3", "#A6D854", "#FFD92F", "#E5C494", "#B3B3B3", 
          "#8DD3C7", "#FFFFB3", "#BEBADA", "#FB8072", "#80B1D3", "#FDB462", "#B3DE69", "#FCCDE5",
          "#D9D9D9", "#BC80BD", "#CCEBC5", "#FFED6F")


## code

targetmatvec=unlist(targetmat)+1
yrange=range(targetmatvec[targetmatvec>0]);
# yrange[1]=1; # set the minimum value to 1
for(i in 1:length(targetmat)){
  vali=targetmat[[i]]+1;
  if(i==1){
    plot(1:length(vali),vali,type='b',las=1,pch=20,main=paste('sgRNAs in',targetgene),ylab='Read counts',xlab='Samples',xlim=c(0.7,length(vali)+0.3),ylim = yrange,col=colors[(i %% length(colors))],xaxt='n',log='y')
    axis(1,at=1:length(vali),labels=(collabel),las=2)
    # lines(0:100,rep(1,101),col='black');
  }else{
    lines(1:length(vali),vali,type='b',pch=20,col=colors[(i %% length(colors))])
  }
}




# parameters
# Do not modify the variables beginning with "__"
targetmat=list(c(10025.905243414298,5922.9273501698135),c(8839.735560701638,4846.3626680383795),c(6516.173266341137,3720.614827840026),c(5807.797166104324,3520.238998678507),c(11600.07435505166,6607.848366212825),c(13426.99738038854,7717.201820388872))
targetgene="SOX9"
collabel=c("S17_MNSC503_F1","S19_MNSC503_F3")

# set up color using RColorBrewer
#library(RColorBrewer)
#colors <- brewer.pal(length(targetgenelist), "Set1")

colors=c( "#E41A1C", "#377EB8", "#4DAF4A", "#984EA3", "#FF7F00",  "#A65628", "#F781BF",
          "#999999", "#66C2A5", "#FC8D62", "#8DA0CB", "#E78AC3", "#A6D854", "#FFD92F", "#E5C494", "#B3B3B3", 
          "#8DD3C7", "#FFFFB3", "#BEBADA", "#FB8072", "#80B1D3", "#FDB462", "#B3DE69", "#FCCDE5",
          "#D9D9D9", "#BC80BD", "#CCEBC5", "#FFED6F")


## code

targetmatvec=unlist(targetmat)+1
yrange=range(targetmatvec[targetmatvec>0]);
# yrange[1]=1; # set the minimum value to 1
for(i in 1:length(targetmat)){
  vali=targetmat[[i]]+1;
  if(i==1){
    plot(1:length(vali),vali,type='b',las=1,pch=20,main=paste('sgRNAs in',targetgene),ylab='Read counts',xlab='Samples',xlim=c(0.7,length(vali)+0.3),ylim = yrange,col=colors[(i %% length(colors))],xaxt='n',log='y')
    axis(1,at=1:length(vali),labels=(collabel),las=2)
    # lines(0:100,rep(1,101),col='black');
  }else{
    lines(1:length(vali),vali,type='b',pch=20,col=colors[(i %% length(colors))])
  }
}



dev.off()
Sweave("S3A_c0_t2_summary.Rnw");
library(tools);

texi2dvi("S3A_c0_t2_summary.tex",pdf=TRUE);
